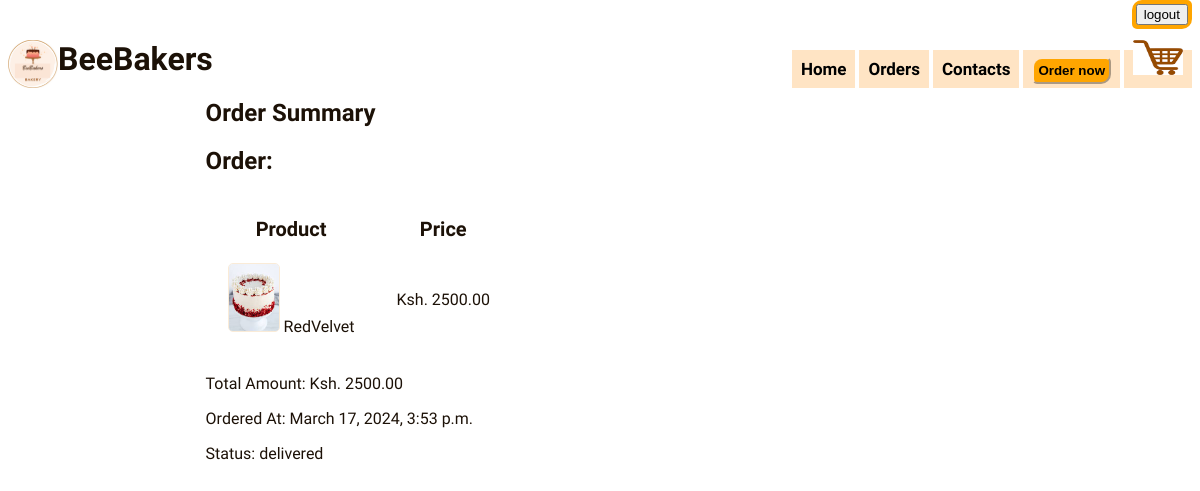
Page /orders/ (signed in) on the committed database.
### mysite/models.py (models this page shows, shortened)
class Order(models.Model):
    user = models.ForeignKey(User, on_delete=models.CASCADE, default=None)
    shipping_address = models.CharField(max_length=255, default=0000)
    phone_number = models.CharField(max_length=20, default='')
    total_amount = models.DecimalField(max_digits=10, decimal_places=2,
                                       default=0.0)
    created_at = models.DateTimeField(default=timezone.now)
    STATUS_CHOICES = [
        ('pending', _('Pending')),
        ('shipped', _('Shipped')),
        ('delivered', _('Delivered')),
    ]
    status = models.CharField(max_length=20, choices=STATUS_CHOICES,
                              default='pending')

class OrderItem(models.Model):
    order = models.ForeignKey(Order, related_name='order_items',
                              on_delete=models.CASCADE)
    product = models.ForeignKey(Product, on_delete=models.CASCADE)
    price = models.DecimalField(max_digits=10, decimal_places=2)

class Product(models.Model):
    name = models.CharField(max_length=100)
    price = models.DecimalField(max_digits=10, decimal_places=2)
    type = models.CharField(max_length=50, default='cake')
    image = models.ImageField(upload_to='images/')
    class Meta:
        verbose_name = _('product')
        verbose_name_plural = _('products')

### mysite/views.py (the view)
# urls.py: path('orders/', views.order_summary, name='orders'),
@login_required
def order_summary(request):
    user_orders = Order.objects.filter(user=request.user)
    order_summaries = []
    for order in user_orders:
        order_items = OrderItem.objects.filter(order=order)
        total_price = sum(item.price for item in order_items)
        order_summaries.append({'order': order, 'order_items': order_items, 'total_price': total_price})
    return render(request, 'orders.html', {'order_summaries': order_summaries})

### mysite/templates/orders.html (shortened to what this page needs)
<!DOCTYPE html>
<html lang="en">
<head>
    {%load static%}
    <link rel="stylesheet" href="{% static 'styles.css' %}">
</head>
<body>
  <a href="{% url 'logout' %}" class="logout"><button>logout</button></a>
    <header>
        <div>
            <nav class="nav-links">
                <div class="nav-menu">
                    <a href="{% url 'index' %}">Home</a>
                    <a href="{% url 'orders' %}">Orders</a>
                    <a href="{% url 'contact' %}">Contacts</a>
                    <a href="{% url 'order' %}"><button>Order now</button></a>
                    <a href="{% url 'view_cart' %}"><img src="{%static 'images/cart.png'%}" style="width:50px; height:35px;"></a>
        </div>
        </nav>
    </div>
    <div class="logo">
        <img src="{%static 'images\bakeryLogo.PNG'%}">
    <h1>BeeBakers</h1>
    </div>
    </header>
{% if user.is_authenticated %}
<div class ="orders">
  <h2>Order Summary</h2>
  {% for order_summary in order_summaries %}
    <h2>Order:</h2>
    <table>
      <thead>
        <tr>
          <th>Product</th>
          <th>Price</th>
        </tr>
      </thead>
      <tbody>
        {% for item in order_summary.order_items %}
        <tr>
          <td><img src="{{ item.product.image.url }}" alt="Product Image: {{ item.product.name }}">
            {{ item.product.name }} </td>
          <td>Ksh. {{ item.price }}</td>
        </tr>
        {% endfor %}
      </tbody>
    </table>
    <p>Total Amount: Ksh. {{ order_summary.total_price }}</p>
    <p>Ordered At: {{ order_summary.order.created_at }}</p>
    <p>Status: {{ order_summary.order.status }}</p>
    {% endfor %}
  </div>
  {% else %}
    <h2>You are not logged in.</h2>
    <p>Please <a href="{% url 'login' %}">log in</a> or <a href="{% url 'register' %}">register</a> to access this content.</p>
{% endif %}

### mysite/static/styles.css (style rules this page uses)
body { font-family: "Trirong", serif; }
.logo { margin-top: 5vh; }
.logo img { width: 50px; height: 6vh; float: left; ; }
.logo h1 { color: #1c1107; }
nav { float: right; enable-background: new; top: 0px; }
nav a { text-decoration: none; color: black; padding: 9px; font-weight: bold; font-size: 17px; background-color: bisque; }
nav button { font-weight: bold; background-color: orange; border-color: bisque; border-radius: 10px 5px; padding: 4px; }
.logout { float: right; font-weight: bold; background-color: orange; color: #1c1107; border-color: bisque; border-radius: 10px 5px; padding: 4px; margin-top: -40px; }
.orders { width: 60%; margin-left: 15%; color: #1c1107; padding-left: 20px; padding-bottom: 20px; }
.orders th { font-size: 20px; border: 1px; padding: 20px; }
.orders td { border: 1px; padding: 0 20px 20px 20px; }
.orders td img { border: 1px solid antiquewhite; border-radius: 5px; width: 50px; }

### rows in the picture
Order: total_price "2500.00", order.created_at "March 17, 2024, 3:53 p.m.", order.status "delivered"
OrderItem: product.image (picture), product.name "RedVelvet", price "2500.00"
